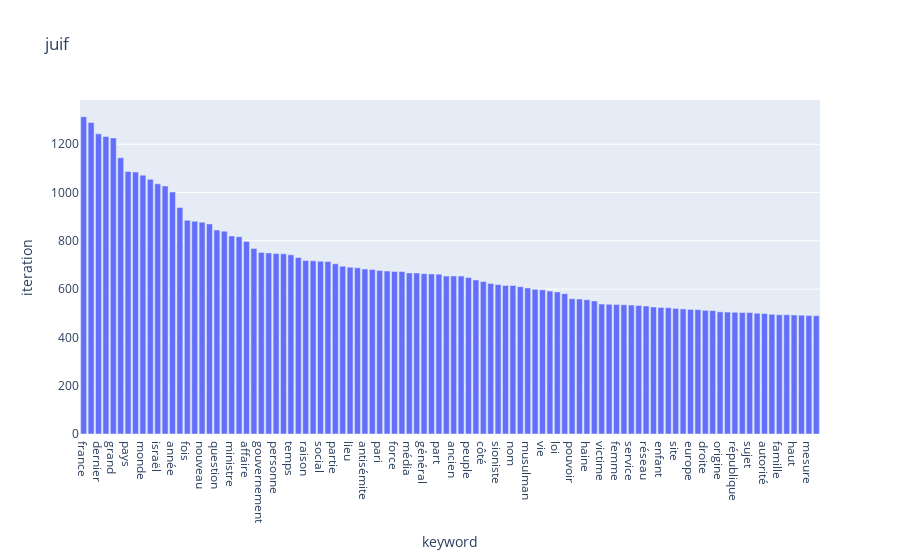

Write notebook code for a chart like this one.
### Markdown cell above
Un exemple avec le mot-clé "juif" ( mot totalement choisi au hasard :) )

### Code cell
pickedKeyword = "juif"

commonLinkedWords = showLinkedKws(corpusFiles, pickedKeyword, 100)

### Figure 1 — Plotly figure (JSON) as saved in the notebook; plotly's stock layout.template omitted (floating-point values rounded to 4 significant figures)
{"data": [{"alignmentgroup": "True", "hovertemplate": "keyword=%{x}<br>iteration=%{y}<extra></extra>", "legendgroup": "", "marker": {"color": "#636efa", "pattern": {"shape": ""}}, "name": "", "offsetgroup": "", "orientation": "v", "showlegend": false, "textposition": "auto", "type": "bar", "x": ["france", "an", "dernier", "politique", "grand", "français", "pays", "état", "monde", "jour", "israël", "président", "année", "homme", "fois", "israélien", "nouveau", "national", "question", "guerre", "ministre", "droit", "affaire", "histoire", "gouvernement", "public", "personne", "article", "temps", "américain", "raison", "communauté", "social", "fin", "partie", "antisémitisme", "lieu", "mort", "antisémite", "chose", "pari", "face", "force", "cas", "média", "petit", "général", "propos", "part", "point", "ancien", "bon", "peuple", "jeune", "côté", "place", "sioniste", "groupe", "nom", "mois", "musulman", "moment", "vie", "suite", "loi", "chef", "pouvoir", "compte", "haine", "cause", "victime", "ville", "femme", "international", "service", "membre", "réseau", "coup", "enfant", "palestinien", "site", "million", "europe", "presse", "droite", "important", "origine", "exemple", "république", "mondial", "sujet", "société", "autorité", "problème", "famille", "mot", "haut", "second", "mesure", "mai"], "xaxis": "x", "y": [1314, 1290, 1243, 1232, 1226, 1144, 1087, 1085, 1072, 1055, 1036, 1027, 1002, 938, 885, 881, 877, 870, 845, 840, 820, 817, 797, 768, 752, 750, 747, 746, 742, 731, 718, 717, 715, 714, 705, 695, 691, 688, 683, 681, 677, 675, 673, 673, 667, 667, 664, 663, 662, 654, 654, 654, 648, 638, 632, 623, 619, 615, 615, 610, 605, 599, 597, 592, 588, 581, 560, 559, 556, 551, 538, 537, 536, 535, 534, 532, 530, 526, 524, 523, 520, 518, 516, 515, 512, 511, 506, 505, 504, 503, 503, 500, 499, 496, 494, 494, 493, 492, 491, 490], "yaxis": "y"}], "layout": {"barmode": "relative", "legend": {"tracegroupgap": 0}, "title": {"text": "juif"}, "xaxis": {"anchor": "y", "domain": [0, 1], "title": {"text": "keyword"}}, "yaxis": {"anchor": "x", "domain": [0, 1], "title": {"text": "iteration"}}}}
